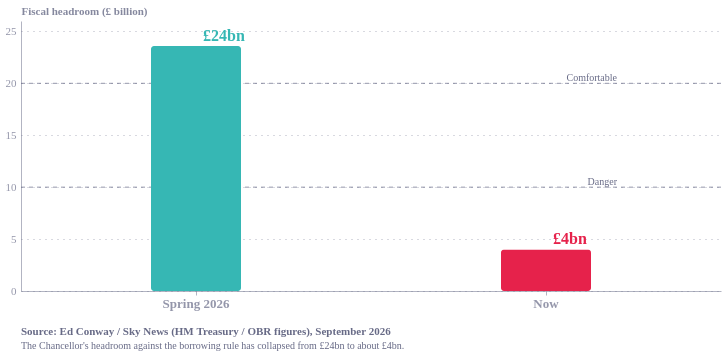

The notebook cell saved with this chart:
### Code cell
import pandas as pd
import altair as alt
from ecostyles import EcoStyles

styles = EcoStyles(); styles.register_and_enable_theme()

df = pd.DataFrame([
    ("Spring 2026", 23.6),
    ("Now", 4.0),
], columns=["when", "headroom"])
df["lab"] = "£" + df["headroom"].round(0).astype(int).astype(str) + "bn"
df["hi"] = df["when"] == "Now"

bars = alt.Chart(df).mark_bar(cornerRadius=3, size=90).encode(
    x=alt.X("when:N", sort=["Spring 2026","Now"], title=None,
            axis=alt.Axis(labelFontSize=13, labelFontWeight="bold")),
    y=alt.Y("headroom:Q", title="Fiscal headroom (£ billion)",
            scale=alt.Scale(domain=[0, 26])),
    color=alt.Color("hi:N",
        scale=alt.Scale(domain=[True, False], range=["#E6224B", "#36B7B4"]),
        legend=None))

labels = alt.Chart(df).mark_text(dy=-10, fontSize=16, fontWeight="bold").encode(
    x=alt.X("when:N", sort=["Spring 2026","Now"]),
    y="headroom:Q", text="lab:N",
    color=alt.Color("hi:N", scale=alt.Scale(domain=[True, False],
        range=["#E6224B", "#36B7B4"]), legend=None))

# comfortable / danger reference lines
refs = pd.DataFrame([("Comfortable", 20), ("Danger", 10)],
                    columns=["label", "y"])
ref_lines = alt.Chart(refs).mark_rule(color="#676A86", strokeDash=[4,4],
    strokeWidth=1, opacity=0.7).encode(y="y:Q")
ref_txt = alt.Chart(refs).mark_text(align="right", dx=-4, dy=-5, fontSize=10,
    color="#676A86").encode(x=alt.value(600), y="y:Q", text="label:N")

caption = alt.Title(
    text="Source: Ed Conway / Sky News (HM Treasury / OBR figures), September 2026",
    subtitle=[
        "The Chancellor's headroom against the borrowing rule has collapsed from £24bn to about £4bn.",
    ],
    orient="bottom", anchor="start", fontSize=11, subtitleFontSize=10,
    color="#676A86", subtitleColor="#676A86", dy=12)

chart = (ref_lines + ref_txt + bars + labels).properties(
    width=700, height=270, title=caption).configure(
    background="white", font="Circular Std").configure_view(
    fill="transparent", stroke="transparent")

styles.save(chart, path=".", name="headroom_simple", svg=True)
chart.save("headroom_simple.png", scale_factor=2.0)
chart

### Figure 1 — Vega-Lite specification as saved in the notebook (floating-point values rounded to 4 significant figures)
{"config": {"font": "Circular Std", "text": {"color": "#676A86", "align": "left", "baseline": "middle", "dx": 7, "dy": 0, "fontSize": 11}, "view": {"stroke": "transparent", "continuousWidth": 400, "continuousHeight": 300, "discreteWidth": 400, "discreteHeight": 300, "fill": "transparent"}, "range": {"category": ["#36B7B4", "#E6224B", "#F4C245", "#0063AF", "#00A767", "#179FDB", "#EB5C2E"], "diverging": ["#E6224B", "#E54753", "#C9C9C9", "#179FDB", "#122B39"], "heatmap": ["#C9C9C9", "#179FDB", "#0063AF", "#122B39"], "ordinal": ["#00A767", "#36B7B4", "#179FDB", "#0063AF", "#243B5A"]}, "bar": {"color": "#179fdb"}, "line": {"color": "#e6224b"}, "rule": {"color": "#676A86"}, "area": {"opacity": 0.3}, "point": {"filled": true, "size": 80, "color": "#e6224b", "opacity": 0.95}, "geoshape": {"stroke": "white", "strokeWidth": 0.3}, "rect": {"fill": "#d6d4d4", "opacity": 0.3}, "axis": {"labelColor": "#676A86", "labelFontSize": 11, "labelFont": "Circular Std", "labelOpacity": 0.7, "tickColor": "#676A86", "tickOpacity": 0.5, "domainColor": "#676A86", "domainOpacity": 0.5, "gridColor": "#676A86", "gridDash": [2, 2], "gridOpacity": 0.5, "title": null, "titleColor": "#676A86", "titleOpacity": 0.8, "tickSize": 4}, "axisXDiscrete": {"grid": false, "labelAngle": 0, "tickCount": 10, "tickOpacity": 0.5, "title": null}, "axisYDiscrete": {"ticks": false, "labelPadding": 5}, "axisXTemporal": {"grid": false, "ticks": true}, "axisXQuantitative": {"grid": true}, "axisYQuantitative": {"gridColor": "#676A86", "gridDash": [1, 5], "gridOpacity": 0.5, "ticks": false, "labelPadding": 5, "tickCount": 8, "titleAngle": 0, "titleAlign": "left", "titleBaseline": "bottom", "titleX": 0, "titleY": -5}, "title": {"color": "#676A86E6", "subtitleColor": "#676A86", "font": "Circular Std", "subtitleFont": "Circular Std", "anchor": "start", "fontSize": 14, "subtitleFontSize": 12, "subtitlePadding": 4, "offset": 0, "frame": "group"}, "legend": {"titleColor": "#122b39", "title": null, "labelColor": "#122b39", "labelFontSize": 11}, "background": "white"}, "layer": [{"mark": {"type": "rule", "color": "#676A86", "opacity": 0.7, "strokeDash": [4, 4], "strokeWidth": 1}, "encoding": {"y": {"field": "y", "type": "quantitative"}}}, {"mark": {"type": "text", "align": "right", "color": "#676A86", "dx": -4, "dy": -5, "fontSize": 10}, "encoding": {"text": {"field": "label", "type": "nominal"}, "x": {"value": 600}, "y": {"field": "y", "type": "quantitative"}}}, {"data": {"name": "data-a29ce107a5bd51d0bb01f0790b06bc7e"}, "mark": {"type": "bar", "cornerRadius": 3, "size": 90}, "encoding": {"color": {"field": "hi", "legend": null, "scale": {"domain": [true, false], "range": ["#E6224B", "#36B7B4"]}, "type": "nominal"}, "x": {"axis": {"labelFontSize": 13, "labelFontWeight": "bold"}, "field": "when", "sort": ["Spring 2026", "Now"], "title": null, "type": "nominal"}, "y": {"field": "headroom", "scale": {"domain": [0, 26]}, "title": "Fiscal headroom (£ billion)", "type": "quantitative"}}}, {"data": {"name": "data-a29ce107a5bd51d0bb01f0790b06bc7e"}, "mark": {"type": "text", "dy": -10, "fontSize": 16, "fontWeight": "bold"}, "encoding": {"color": {"field": "hi", "legend": null, "scale": {"domain": [true, false], "range": ["#E6224B", "#36B7B4"]}, "type": "nominal"}, "text": {"field": "lab", "type": "nominal"}, "x": {"field": "when", "sort": ["Spring 2026", "Now"], "type": "nominal"}, "y": {"field": "headroom", "type": "quantitative"}}}], "data": {"name": "data-0e9d957aa3973e9a1a4e3de54522a8a4"}, "height": 270, "title": {"text": "Source: Ed Conway / Sky News (HM Treasury / OBR figures), September 2026", "anchor": "start", "color": "#676A86", "dy": 12, "fontSize": 11, "orient": "bottom", "subtitle": ["The Chancellor's headroom against the borrowing rule has collapsed from £24bn to about £4bn."], "subtitleColor": "#676A86", "subtitleFontSize": 10}, "width": 700, "$schema": "https://vega.github.io/schema/vega-lite/v6.4.1.json", "datasets": {"data-0e9d957aa3973e9a1a4e3de54522a8a4": [{"label": "Comfortable", "y": 20}, {"label": "Danger", "y": 10}], "data-a29ce107a5bd51d0bb01f0790b06bc7e": [{"when": "Spring 2026", "headroom": 23.6, "lab": "£24bn", "hi": false}, {"when": "Now", "headroom": 4.0, "lab": "£4bn", "hi": true}]}}
